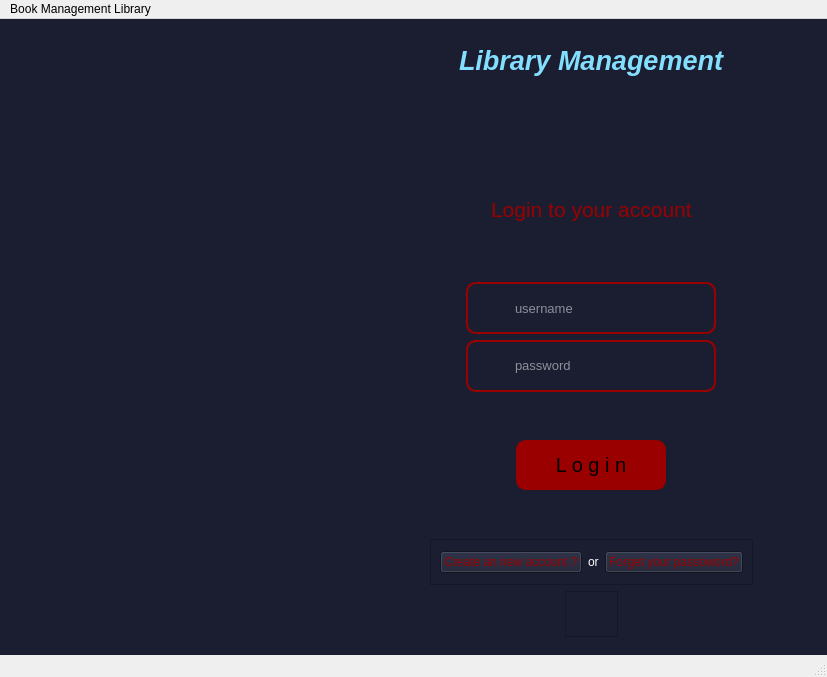
<?xml version="1.0" encoding="UTF-8"?>
<ui version="4.0">
 <class>LoginPage_2</class>
 <widget class="QMainWindow" name="LoginPage_2">
  <property name="geometry">
   <rect>
    <x>0</x>
    <y>0</y>
    <width>827</width>
    <height>677</height>
   </rect>
  </property>
  <property name="windowTitle">
   <string>MainWindow</string>
  </property>
  <property name="styleSheet">
   <string notr="true"/>
  </property>
  <widget class="QWidget" name="centralwidget">
   <property name="styleSheet">
    <string notr="true">background-color: #1b1e31
</string>
   </property>
   <layout class="QHBoxLayout" name="horizontalLayout">
    <item>
     <widget class="QLabel" name="label">
      <property name="maximumSize">
       <size>
        <width>350</width>
        <height>600</height>
       </size>
      </property>
      <property name="text">
       <string/>
      </property>
      <property name="pixmap">
       <pixmap resource="Resource.qrc">:/Images/Resource/Images/login.jpg</pixmap>
      </property>
      <property name="scaledContents">
       <bool>true</bool>
      </property>
     </widget>
    </item>
    <item>
     <widget class="QWidget" name="widget_2" native="true">
      <layout class="QVBoxLayout" name="verticalLayout">
       <property name="leftMargin">
        <number>0</number>
       </property>
       <property name="topMargin">
        <number>0</number>
       </property>
       <property name="rightMargin">
        <number>0</number>
       </property>
       <property name="bottomMargin">
        <number>0</number>
       </property>
       <item alignment="Qt::AlignHCenter">
        <widget class="QFrame" name="frame">
         <layout class="QVBoxLayout" name="verticalLayout_2">
          <item alignment="Qt::AlignHCenter">
           <widget class="QLabel" name="label_2">
            <property name="font">
             <font>
              <pointsize>20</pointsize>
              <weight>75</weight>
              <italic>true</italic>
              <bold>true</bold>
             </font>
            </property>
            <property name="styleSheet">
             <string notr="true">color: #84DFFF</string>
            </property>
            <property name="text">
             <string>Library Management</string>
            </property>
           </widget>
          </item>
          <item alignment="Qt::AlignHCenter">
           <widget class="QLabel" name="label_3">
            <property name="maximumSize">
             <size>
              <width>50</width>
              <height>50</height>
             </size>
            </property>
            <property name="text">
             <string/>
            </property>
            <property name="pixmap">
             <pixmap resource="Resource.qrc">:/Images/Resource/Images/user_login.png</pixmap>
            </property>
            <property name="scaledContents">
             <bool>true</bool>
            </property>
           </widget>
          </item>
         </layout>
        </widget>
       </item>
       <item>
        <widget class="QWidget" name="widget_3" native="true">
         <layout class="QHBoxLayout" name="horizontalLayout_2">
          <item alignment="Qt::AlignHCenter">
           <widget class="QLabel" name="label_4">
            <property name="font">
             <font>
              <pointsize>16</pointsize>
             </font>
            </property>
            <property name="styleSheet">
             <string notr="true">color: #9B0000</string>
            </property>
            <property name="text">
             <string>Login to your account</string>
            </property>
           </widget>
          </item>
         </layout>
        </widget>
       </item>
       <item alignment="Qt::AlignHCenter">
        <widget class="QWidget" name="widget_4" native="true">
         <layout class="QVBoxLayout" name="verticalLayout_3">
          <item>
           <widget class="QFrame" name="frame_3">
            <property name="minimumSize">
             <size>
              <width>250</width>
              <height>0</height>
             </size>
            </property>
            <property name="maximumSize">
             <size>
              <width>500</width>
              <height>200</height>
             </size>
            </property>
            <property name="styleSheet">
             <string notr="true">#frame_3{
border-radius: 10px;
border: 2px solid #9B0000;
}</string>
            </property>
            <property name="frameShape">
             <enum>QFrame::StyledPanel</enum>
            </property>
            <property name="frameShadow">
             <enum>QFrame::Raised</enum>
            </property>
            <layout class="QHBoxLayout" name="horizontalLayout_3">
             <item>
              <widget class="QLabel" name="label_8">
               <property name="minimumSize">
                <size>
                 <width>30</width>
                 <height>30</height>
                </size>
               </property>
               <property name="maximumSize">
                <size>
                 <width>30</width>
                 <height>30</height>
                </size>
               </property>
               <property name="text">
                <string/>
               </property>
               <property name="pixmap">
                <pixmap resource="Resource.qrc">:/WhiteIcons/Resource/White/user.svg</pixmap>
               </property>
               <property name="scaledContents">
                <bool>true</bool>
               </property>
              </widget>
             </item>
             <item>
              <widget class="QLineEdit" name="lineEdit">
               <property name="minimumSize">
                <size>
                 <width>0</width>
                 <height>30</height>
                </size>
               </property>
               <property name="font">
                <font>
                 <pointsize>10</pointsize>
                </font>
               </property>
               <property name="styleSheet">
                <string notr="true">color: white;
background-color: transparent;
border: none</string>
               </property>
               <property name="placeholderText">
                <string>username</string>
               </property>
              </widget>
             </item>
            </layout>
           </widget>
          </item>
          <item>
           <widget class="QFrame" name="frame_2">
            <property name="styleSheet">
             <string notr="true">#frame_2{
border-radius: 10px;
border: 2px solid #9B0000;
}</string>
            </property>
            <property name="frameShape">
             <enum>QFrame::StyledPanel</enum>
            </property>
            <property name="frameShadow">
             <enum>QFrame::Raised</enum>
            </property>
            <layout class="QHBoxLayout" name="horizontalLayout_4">
             <item>
              <widget class="QLabel" name="label_5">
               <property name="minimumSize">
                <size>
                 <width>30</width>
                 <height>30</height>
                </size>
               </property>
               <property name="maximumSize">
                <size>
                 <width>30</width>
                 <height>30</height>
                </size>
               </property>
               <property name="text">
                <string/>
               </property>
               <property name="pixmap">
                <pixmap resource="Resource.qrc">:/WhiteIcons/Resource/White/key.svg</pixmap>
               </property>
               <property name="scaledContents">
                <bool>true</bool>
               </property>
              </widget>
             </item>
             <item>
              <widget class="QLineEdit" name="lineEdit_2">
               <property name="font">
                <font>
                 <pointsize>10</pointsize>
                </font>
               </property>
               <property name="styleSheet">
                <string notr="true">color: white;
background-color: transparent;
border: none</string>
               </property>
               <property name="placeholderText">
                <string>password</string>
               </property>
              </widget>
             </item>
            </layout>
           </widget>
          </item>
         </layout>
        </widget>
       </item>
       <item alignment="Qt::AlignHCenter">
        <widget class="QFrame" name="frame_5">
         <layout class="QVBoxLayout" name="verticalLayout_4">
          <item>
           <widget class="QPushButton" name="pushButton">
            <property name="minimumSize">
             <size>
              <width>150</width>
              <height>0</height>
             </size>
            </property>
            <property name="maximumSize">
             <size>
              <width>200</width>
              <height>50</height>
             </size>
            </property>
            <property name="font">
             <font>
              <pointsize>15</pointsize>
             </font>
            </property>
            <property name="styleSheet">
             <string notr="true">color: black;
background-color: #9B0000;
border-radius: 10px;
border: 2px solid  #9B0000</string>
            </property>
            <property name="text">
             <string>L o g i n</string>
            </property>
           </widget>
          </item>
         </layout>
        </widget>
       </item>
       <item>
        <widget class="QWidget" name="widget_6" native="true">
         <layout class="QVBoxLayout" name="verticalLayout_5">
          <item alignment="Qt::AlignHCenter">
           <widget class="QFrame" name="frame_4">
            <property name="frameShape">
             <enum>QFrame::StyledPanel</enum>
            </property>
            <property name="frameShadow">
             <enum>QFrame::Raised</enum>
            </property>
            <layout class="QHBoxLayout" name="horizontalLayout_5">
             <item>
              <widget class="QPushButton" name="pushButton_2">
               <property name="styleSheet">
                <string notr="true">color:  #9B0000</string>
               </property>
               <property name="text">
                <string>Create an new account ?</string>
               </property>
              </widget>
             </item>
             <item>
              <widget class="QLabel" name="label_6">
               <property name="styleSheet">
                <string notr="true">color: white</string>
               </property>
               <property name="text">
                <string>or</string>
               </property>
              </widget>
             </item>
             <item>
              <widget class="QPushButton" name="pushButton_3">
               <property name="styleSheet">
                <string notr="true">color:  #9B0000</string>
               </property>
               <property name="text">
                <string>Forget your passoword?</string>
               </property>
              </widget>
             </item>
            </layout>
           </widget>
          </item>
          <item alignment="Qt::AlignHCenter">
           <widget class="QFrame" name="frame_6">
            <property name="frameShape">
             <enum>QFrame::StyledPanel</enum>
            </property>
            <property name="frameShadow">
             <enum>QFrame::Raised</enum>
            </property>
            <layout class="QHBoxLayout" name="horizontalLayout_6">
             <item>
              <widget class="QLabel" name="label_7">
               <property name="text">
                <string/>
               </property>
               <property name="pixmap">
                <pixmap resource="Resource.qrc">:/OrangeIcons/Resource/Orange/facebook.svg</pixmap>
               </property>
              </widget>
             </item>
             <item>
              <widget class="QLabel" name="label_9">
               <property name="text">
                <string/>
               </property>
               <property name="pixmap">
                <pixmap resource="Resource.qrc">:/OrangeIcons/Resource/Orange/linkedin.svg</pixmap>
               </property>
              </widget>
             </item>
             <item>
              <widget class="QLabel" name="label_10">
               <property name="text">
                <string/>
               </property>
               <property name="pixmap">
                <pixmap resource="Resource.qrc">:/OrangeIcons/Resource/Orange/instagram.svg</pixmap>
               </property>
              </widget>
             </item>
            </layout>
           </widget>
          </item>
         </layout>
        </widget>
       </item>
      </layout>
     </widget>
    </item>
   </layout>
  </widget>
  <widget class="QMenuBar" name="menubar">
   <property name="geometry">
    <rect>
     <x>0</x>
     <y>0</y>
     <width>827</width>
     <height>25</height>
    </rect>
   </property>
   <widget class="QMenu" name="menuBook_Management_Library">
    <property name="title">
     <string>Book Management Library</string>
    </property>
   </widget>
   <addaction name="menuBook_Management_Library"/>
  </widget>
  <widget class="QStatusBar" name="statusbar"/>
 </widget>
 <resources>
  <include location="Resource.qrc"/>
 </resources>
 <connections/>
</ui>
